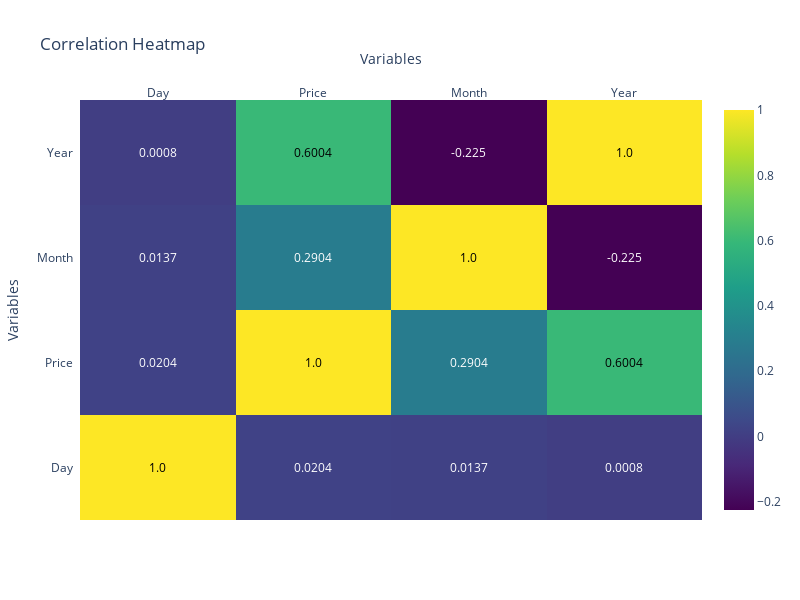

Notebook source saved alongside this figure:
### Code cell
import pandas as pd
import plotly.figure_factory as ff


correlation_matrix = data[['Day','Price','Month','Year',]].corr()

fig = ff.create_annotated_heatmap(
    z=correlation_matrix.values.round(4),
    x=list(correlation_matrix.columns),
    y=list(correlation_matrix.index),
    colorscale='Viridis',
    showscale=True
)

fig.update_layout(
    title='Correlation Heatmap',
    
    xaxis=dict(title='Variables'),
    yaxis=dict(title='Variables'),


    autosize=False,
    width=800,
    height=600,
    
)

fig.show()

### Figure 1 — Plotly figure (JSON) as saved in the notebook; plotly's stock layout.template omitted (floating-point values rounded to 4 significant figures)
{"data": [{"colorscale": [[0, "#440154"], [0.1111, "#482878"], [0.2222, "#3e4989"], [0.3333, "#31688e"], [0.4444, "#26828e"], [0.5556, "#1f9e89"], [0.6667, "#35b779"], [0.7778, "#6ece58"], [0.8889, "#b5de2b"], [1, "#fde725"]], "reversescale": false, "showscale": true, "type": "heatmap", "x": ["Day", "Price", "Month", "Year"], "y": ["Day", "Price", "Month", "Year"], "z": [[1, 0.0204, 0.0137, 0.0008], [0.0204, 1, 0.2904, 0.6004], [0.0137, 0.2904, 1, -0.225], [0.0008, 0.6004, -0.225, 1]]}], "layout": {"annotations": [{"font": {"color": "#000000"}, "showarrow": false, "text": "1.0", "x": "Day", "xref": "x", "y": "Day", "yref": "y"}, {"font": {"color": "#FFFFFF"}, "showarrow": false, "text": "0.0204", "x": "Price", "xref": "x", "y": "Day", "yref": "y"}, {"font": {"color": "#FFFFFF"}, "showarrow": false, "text": "0.0137", "x": "Month", "xref": "x", "y": "Day", "yref": "y"}, {"font": {"color": "#FFFFFF"}, "showarrow": false, "text": "0.0008", "x": "Year", "xref": "x", "y": "Day", "yref": "y"}, {"font": {"color": "#FFFFFF"}, "showarrow": false, "text": "0.0204", "x": "Day", "xref": "x", "y": "Price", "yref": "y"}, {"font": {"color": "#000000"}, "showarrow": false, "text": "1.0", "x": "Price", "xref": "x", "y": "Price", "yref": "y"}, {"font": {"color": "#FFFFFF"}, "showarrow": false, "text": "0.2904", "x": "Month", "xref": "x", "y": "Price", "yref": "y"}, {"font": {"color": "#000000"}, "showarrow": false, "text": "0.6004", "x": "Year", "xref": "x", "y": "Price", "yref": "y"}, {"font": {"color": "#FFFFFF"}, "showarrow": false, "text": "0.0137", "x": "Day", "xref": "x", "y": "Month", "yref": "y"}, {"font": {"color": "#FFFFFF"}, "showarrow": false, "text": "0.2904", "x": "Price", "xref": "x", "y": "Month", "yref": "y"}, {"font": {"color": "#000000"}, "showarrow": false, "text": "1.0", "x": "Month", "xref": "x", "y": "Month", "yref": "y"}, {"font": {"color": "#FFFFFF"}, "showarrow": false, "text": "-0.225", "x": "Year", "xref": "x", "y": "Month", "yref": "y"}, {"font": {"color": "#FFFFFF"}, "showarrow": false, "text": "0.0008", "x": "Day", "xref": "x", "y": "Year", "yref": "y"}, {"font": {"color": "#000000"}, "showarrow": false, "text": "0.6004", "x": "Price", "xref": "x", "y": "Year", "yref": "y"}, {"font": {"color": "#FFFFFF"}, "showarrow": false, "text": "-0.225", "x": "Month", "xref": "x", "y": "Year", "yref": "y"}, {"font": {"color": "#000000"}, "showarrow": false, "text": "1.0", "x": "Year", "xref": "x", "y": "Year", "yref": "y"}], "autosize": false, "height": 600, "title": {"text": "Correlation Heatmap"}, "width": 800, "xaxis": {"dtick": 1, "gridcolor": "rgb(0, 0, 0)", "side": "top", "ticks": "", "title": {"text": "Variables"}}, "yaxis": {"dtick": 1, "ticks": "", "ticksuffix": "  ", "title": {"text": "Variables"}}}}
